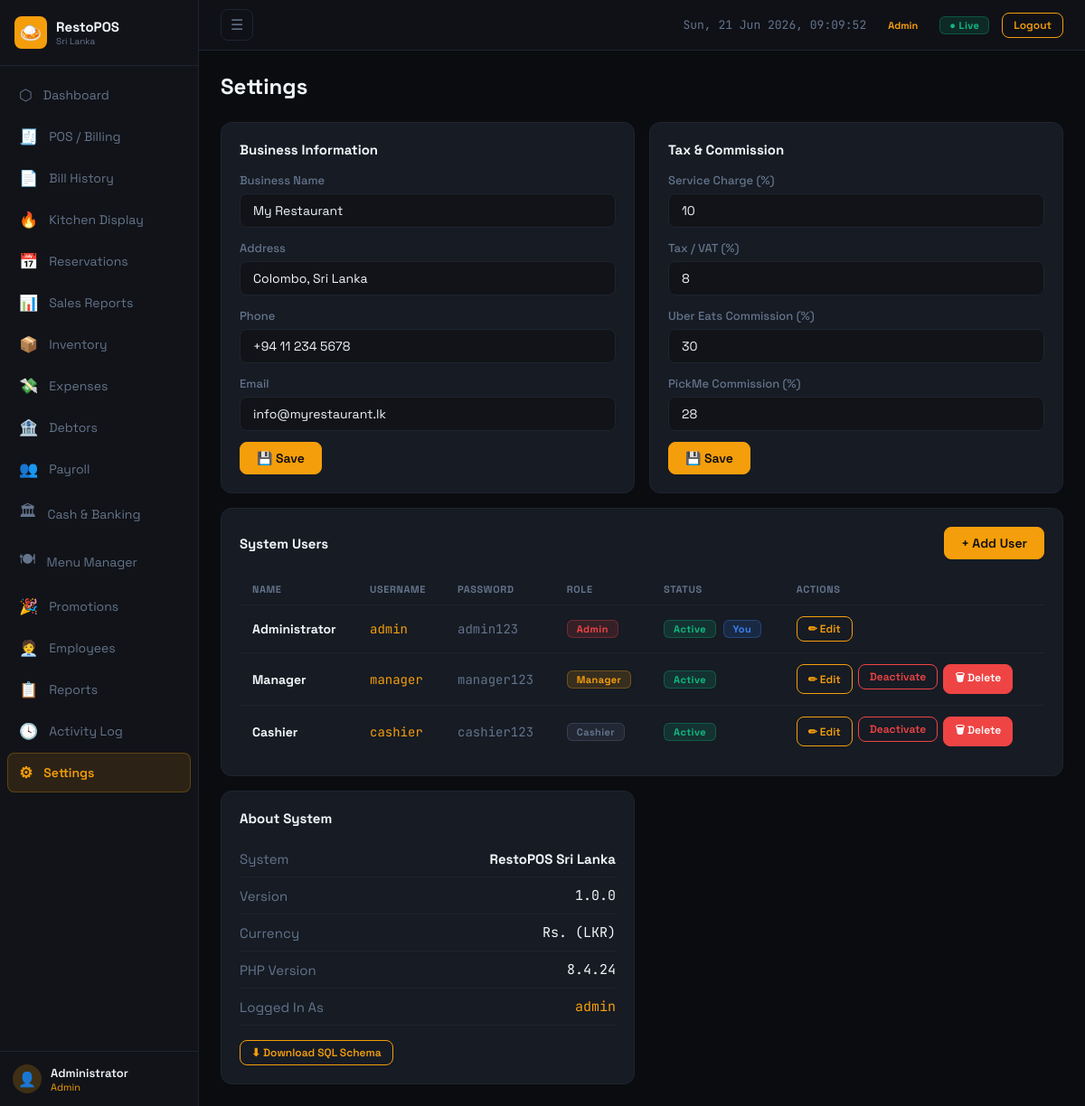
/modules/settings.php (signed in), run on an earlier commit of the app's database.
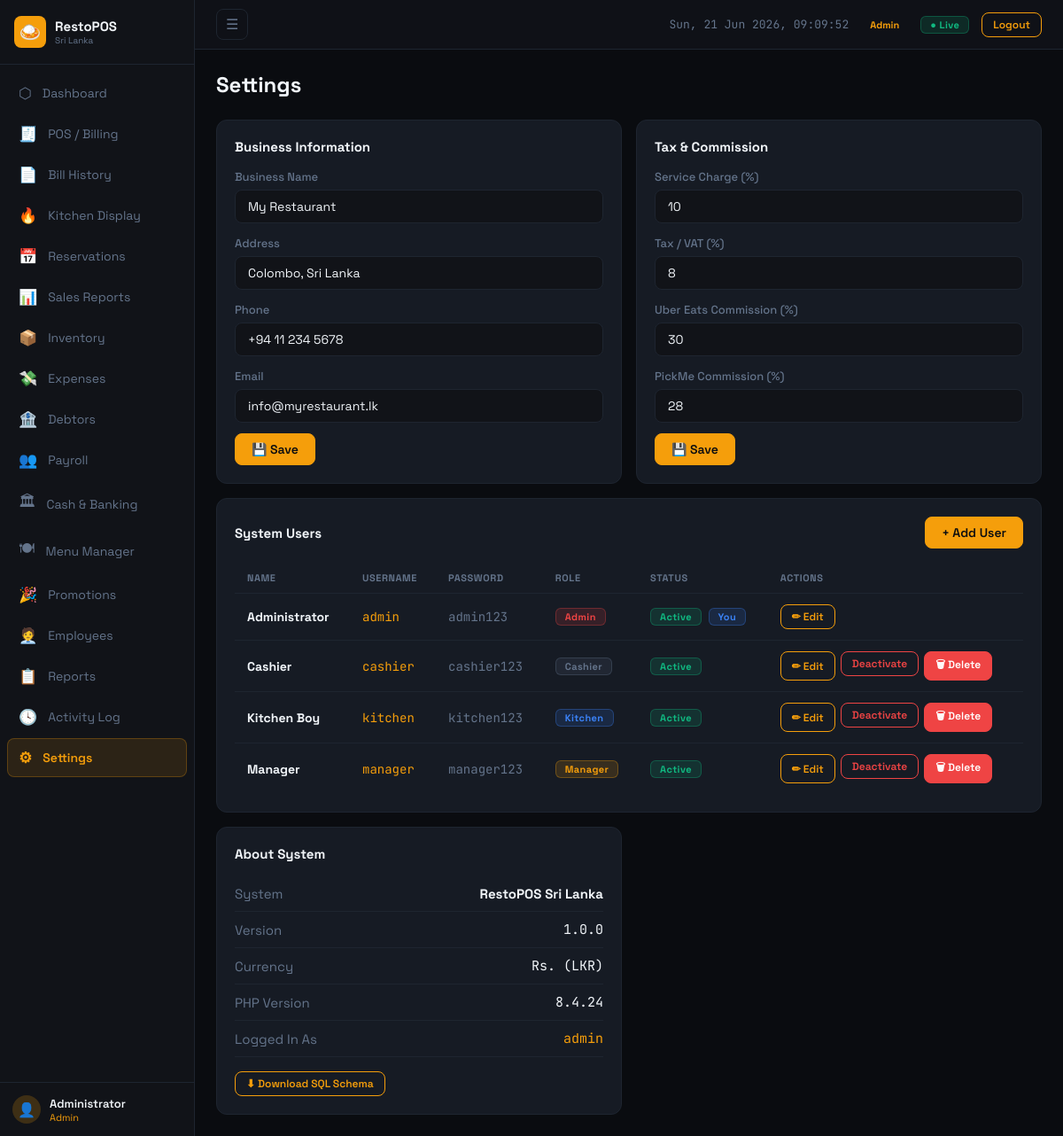
And on a later commit of the database.
### tables this page shows
CREATE TABLE users (
    id INT AUTO_INCREMENT PRIMARY KEY,
    name VARCHAR(100) NOT NULL,
    username VARCHAR(50) NOT NULL UNIQUE,
    password VARCHAR(255) NOT NULL,
    role VARCHAR(20) NOT NULL DEFAULT 'cashier',
    active TINYINT(1) DEFAULT 1,
    created_at TIMESTAMP DEFAULT CURRENT_TIMESTAMP
);

### includes/config.php (called while the page is built, shortened)
<?php
function currentUser(): array {
    return $_SESSION['user'] ?? [];
}
function userRole(): string {
    return strtolower($_SESSION['user']['role'] ?? 'cashier');
}

### modules/settings.php (the view, shortened to what this page needs)
<?php
require_once '../includes/config.php';
$db = getDB();
$pageTitle = 'Settings'; $activePage = 'settings';
$users = $db->query("SELECT * FROM users ORDER BY role, name")->fetchAll();
$settingsArr = [];
foreach ($db->query("SELECT * FROM settings")->fetchAll() as $r) {
    $settingsArr[$r['setting_key']] = $r['setting_value'];
}
include '../includes/header.php';
?>
<div class="page-header"><div class="page-title">Settings</div></div>
<div class="grid-2">
  <div class="card">
    <div class="card-title">Business Information</div>
    <form method="POST">
      <div class="form-row mb-12">
        <div class="form-group"><label class="form-label">Business Name</label>
          <input name="business_name" class="form-control" value="<?=htmlspecialchars($settingsArr['business_name']??'')?>"></div>
        <div class="form-group"><label class="form-label">Address</label>
          <input name="address" class="form-control" value="<?=htmlspecialchars($settingsArr['address']??'')?>"></div>
        <div class="form-group"><label class="form-label">Phone</label>
          <input name="phone" class="form-control" value="<?=htmlspecialchars($settingsArr['phone']??'')?>"></div>
        <div class="form-group"><label class="form-label">Email</label>
          <input name="email" class="form-control" value="<?=htmlspecialchars($settingsArr['email']??'')?>"></div>
      </div>
      <button type="submit" class="btn">💾 Save</button>
    </form>
  </div>
  <div class="card">
    <div class="card-title">Tax & Commission</div>
    <form method="POST">
      <div class="form-row mb-12">
        <div class="form-group"><label class="form-label">Service Charge (%)</label>
          <input type="number" name="service_charge_pct" step="0.1" class="form-control" value="<?=htmlspecialchars($settingsArr['service_charge_pct']??10)?>"></div>
        <div class="form-group"><label class="form-label">Tax / VAT (%)</label>
          <input type="number" name="tax_pct" step="0.1" class="form-control" value="<?=htmlspecialchars($settingsArr['tax_pct']??8)?>"></div>
        <div class="form-group"><label class="form-label">Uber Eats Commission (%)</label>
          <input type="number" name="ubereats_commission" step="0.1" class="form-control" value="<?=htmlspecialchars($settingsArr['ubereats_commission']??30)?>"></div>
        <div class="form-group"><label class="form-label">PickMe Commission (%)</label>
          <input type="number" name="pickme_commission" step="0.1" class="form-control" value="<?=htmlspecialchars($settingsArr['pickme_commission']??28)?>"></div>
      </div>
      <button type="submit" class="btn">💾 Save</button>
    </form>
  </div>
  <div class="card" style="grid-column:1/-1">
    <div class="flex-between mb-16">
      <div class="card-title" style="margin-bottom:0">System Users</div>
      <button class="btn" onclick="openAddUser()">+ Add User</button>
    </div>
    <div class="table-wrap">
      <table class="data-table">
        <thead>
          <tr>
            <th>Name</th><th>Username</th><th>Password</th><th>Role</th><th>Status</th><th>Actions</th>
          </tr>
        </thead>
        <tbody>
        <?php foreach ($users as $u):
          $isSelf = ($u['id'] == $_SESSION['user_id']);
        ?>
          <tr>
            <td class="fw-700"><?=htmlspecialchars($u['name'])?></td>
            <td class="mono text-accent"><?=htmlspecialchars($u['username'])?></td>
            <td class="mono text-muted"><?=htmlspecialchars($u['password'])?></td>
            <td>
              <span class="badge <?=$u['role']==='admin'?'badge-red':($u['role']==='manager'?'badge-accent':($u['role']==='kitchen'?'badge-blue':'badge-muted'))?>">
                <?=$u['role']?ucfirst($u['role']):'⚠ No Role Set'?>
              </span>
            </td>
            <td>
              <span class="badge <?=$u['active']?'badge-green':'badge-red'?>">
                <?=$u['active']?'Active':'Inactive'?>
              </span>
              <?php if ($isSelf): ?><span class="badge badge-blue" style="margin-left:4px">You</span><?php endif; ?>
            </td>
            <td>
              <div style="display:flex;gap:6px;flex-wrap:wrap">
                <button class="btn btn-sm btn-outline"
                  data-id="<?=$u['id']?>"
                  data-name="<?=htmlspecialchars($u['name'],ENT_QUOTES)?>"
                  data-username="<?=htmlspecialchars($u['username'],ENT_QUOTES)?>"
                  data-role="<?=$u['role']?>"
                  data-password="<?=htmlspecialchars($u['password'],ENT_QUOTES)?>"
                  onclick="openEditUser(this)">
                  ✏ Edit
                </button>
                <?php if (!$isSelf): ?>
                <form method="POST" style="display:inline">
                  <button class="btn btn-sm <?=$u['active']?'btn-outline-red':'btn-outline-green'?>">
                    <?=$u['active']?'Deactivate':'Activate'?>
                  </button>
                </form>
                <form method="POST" style="display:inline"
                      onsubmit="return confirm('Delete user <?=htmlspecialchars($u['username'])?>? This cannot be undone.')">
                  <button class="btn btn-sm btn-red">🗑 Delete</button>
                </form>
                <?php endif; ?>
              </div>
            </td>
          </tr>
        <?php endforeach; ?>
        </tbody>
      </table>
    </div>
  </div>
  <div class="card">
    <div class="card-title">About System</div>
    <div class="flex-between" style="padding:10px 0;border-bottom:1px solid var(--border)"><span class="text-muted">System</span><span class="fw-700">RestoPOS Sri Lanka</span></div>
    <div class="flex-between" style="padding:10px 0;border-bottom:1px solid var(--border)"><span class="text-muted">Version</span><span class="mono">1.0.0</span></div>
    <div class="flex-between" style="padding:10px 0;border-bottom:1px solid var(--border)"><span class="text-muted">Currency</span><span class="mono">Rs. (LKR)</span></div>
    <div class="flex-between" style="padding:10px 0;border-bottom:1px solid var(--border)"><span class="text-muted">PHP Version</span><span class="mono"><?=PHP_VERSION?></span></div>
    <div class="flex-between" style="padding:10px 0;border-bottom:1px solid var(--border)"><span class="text-muted">Logged In As</span><span class="mono text-accent"><?=htmlspecialchars($_SESSION['user']['username']??'')?></span></div>
    <div style="margin-top:16px">
      <a href="../database.sql" download class="btn btn-outline btn-sm">⬇ Download SQL Schema</a>
    </div>
  </div>
</div>
<?php include '../includes/footer.php'; ?>

### includes/header.php (shortened to what this page needs)
<?php
$user    = currentUser();
$role    = userRole();
$activePage = $activePage ?? '';
$roleBadge = match($role) {
    'admin'   => ['color'=>'var(--accent)', 'label'=>'Admin'],
    'manager' => ['color'=>'var(--blue)',   'label'=>'Manager'],
    'kitchen' => ['color'=>'var(--blue)',   'label'=>'Kitchen Boy'],
    'cashier' => ['color'=>'var(--green)',  'label'=>'Cashier'],
    default   => ['color'=>'var(--muted)',  'label'=>ucfirst($role ?: 'Unknown')],
};
$navItems = [
    ['page'=>'dashboard',  'icon'=>'⬡',    'label'=>'Dashboard'],
    ['page'=>'pos',        'icon'=>'🧾',   'label'=>'POS / Billing'],
    ['page'=>'bills',      'icon'=>'📄',   'label'=>'Bill History'],
    ['page'=>'kds',        'icon'=>'🔥',   'label'=>'Kitchen Display'],
    ['page'=>'reservations','icon'=>'📅',  'label'=>'Reservations'],
    ['page'=>'sales',      'icon'=>'📊',   'label'=>'Sales Reports'],
    ['page'=>'inventory',  'icon'=>'📦',   'label'=>'Inventory'],
    ['page'=>'expenses',   'icon'=>'💸',   'label'=>'Expenses'],
    ['page'=>'debtors',    'icon'=>'🏦',   'label'=>'Debtors'],
    ['page'=>'payroll',    'icon'=>'👥',   'label'=>'Payroll'],
    ['page'=>'banking',    'icon'=>'🏛',   'label'=>'Cash & Banking'],
    ['page'=>'menu',       'icon'=>'🍽',   'label'=>'Menu Manager'],
    ['page'=>'promotions', 'icon'=>'🎉',   'label'=>'Promotions'],
    ['page'=>'employees',  'icon'=>'🧑‍💼', 'label'=>'Employees'],
    ['page'=>'reports',    'icon'=>'📋',   'label'=>'Reports'],
    ['page'=>'activity_log','icon'=>'🕓',  'label'=>'Activity Log'],
    ['page'=>'settings',   'icon'=>'⚙',   'label'=>'Settings'],
];
?>
<!DOCTYPE html>
<html lang="en">
<head>
<link rel="stylesheet" href="../assets/css/style.css">
</head>
<body>
<aside class="sidebar" id="sidebar">
    <div class="sidebar-brand">
        <div class="brand-icon">🍛</div>
        <div class="brand-text">
            <span class="brand-name">RestoPOS</span>
            <span class="brand-sub">Sri Lanka</span>
        </div>
    </div>
    <nav class="sidebar-nav">
        <?php foreach ($navItems as $nav):
        ?>
        <a href="<?= $nav['page'] ?>.php"
           class="nav-item <?= $activePage===$nav['page']?'active':'' ?>">
            <span class="nav-icon"><?= $nav['icon'] ?></span>
            <span class="nav-label"><?= $nav['label'] ?></span>
        </a>
        <?php endforeach; ?>
    </nav>
    <div class="sidebar-user">
        <div class="user-avatar">👤</div>
        <div class="user-info">
            <span class="user-name"><?= htmlspecialchars($user['name'] ?? 'User') ?></span>
            <span class="user-role" style="color:<?= $roleBadge['color'] ?>"><?= $roleBadge['label'] ?></span>
        </div>
    </div>
</aside>
<div class="main-wrap" id="mainWrap">
    <header class="topbar">
        <button class="sidebar-toggle" onclick="toggleSidebar()">☰</button>
        <div class="topbar-right">
            <span class="topbar-time" id="clock"></span>
            <span style="padding:3px 10px;border-radius:6px;font-size:11px;font-weight:700;
                         background:<?= $roleBadge['color'] ?>22;
                         color:<?= $roleBadge['color'] ?>;
                         border:1px solid <?= $roleBadge['color'] ?>44">
                <?= $roleBadge['label'] ?>
            </span>
            <span class="badge badge-green" style="font-size:11px">● Live</span>
            <a href="logout.php" class="btn btn-sm btn-outline">Logout</a>
        </div>
    </header>
    <main class="page-content">

### includes/footer.php (shortened to what this page needs)
    </main>
</div>
</body>
</html>

What changed in the data, as far as the page shows it:
shown differently, row unchanged: users "Cashier": moves up the list
added users: name "Kitchen Boy", username "kitchen", password "kitchen123", role "Kitchen", active "Active"
